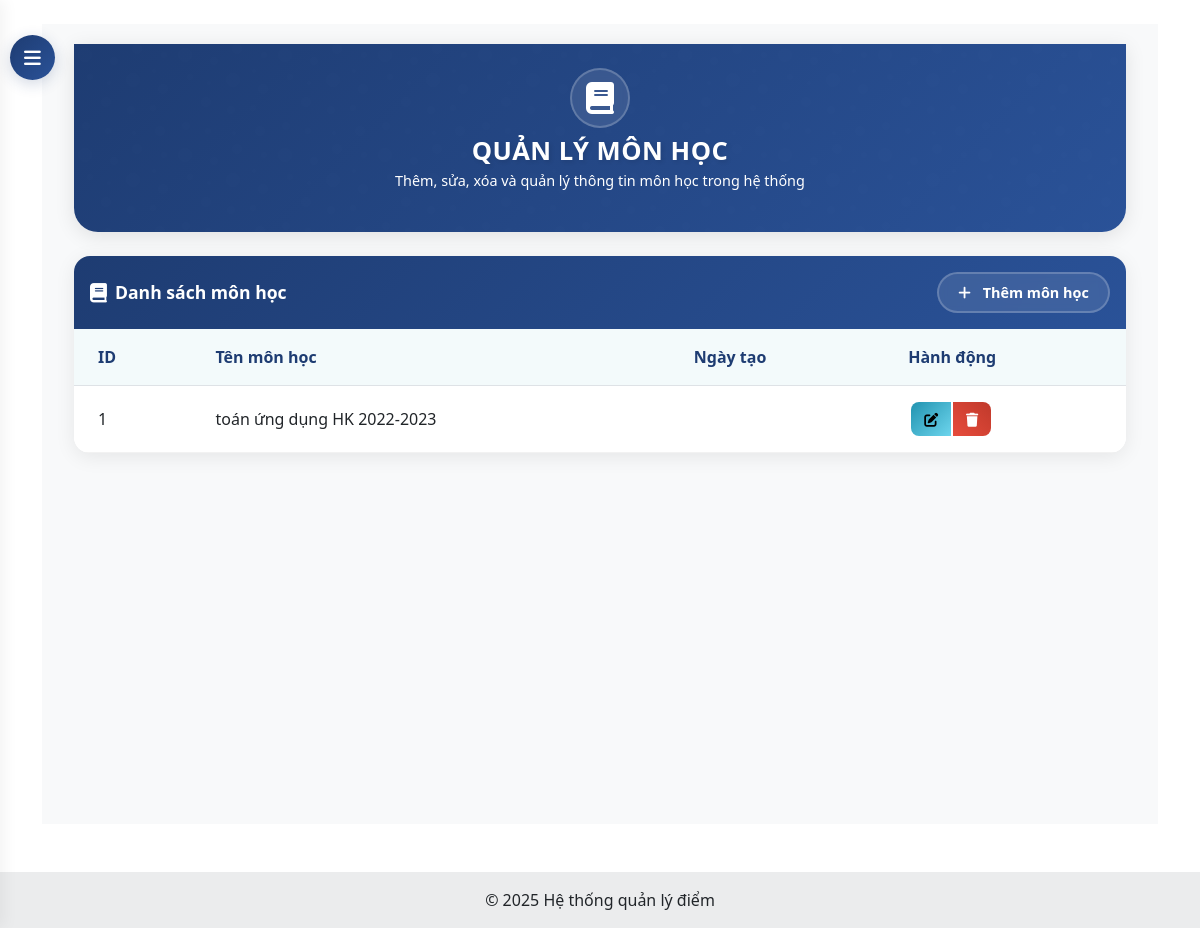
The app's page /dashboard/subjects/ (signed in), older data.
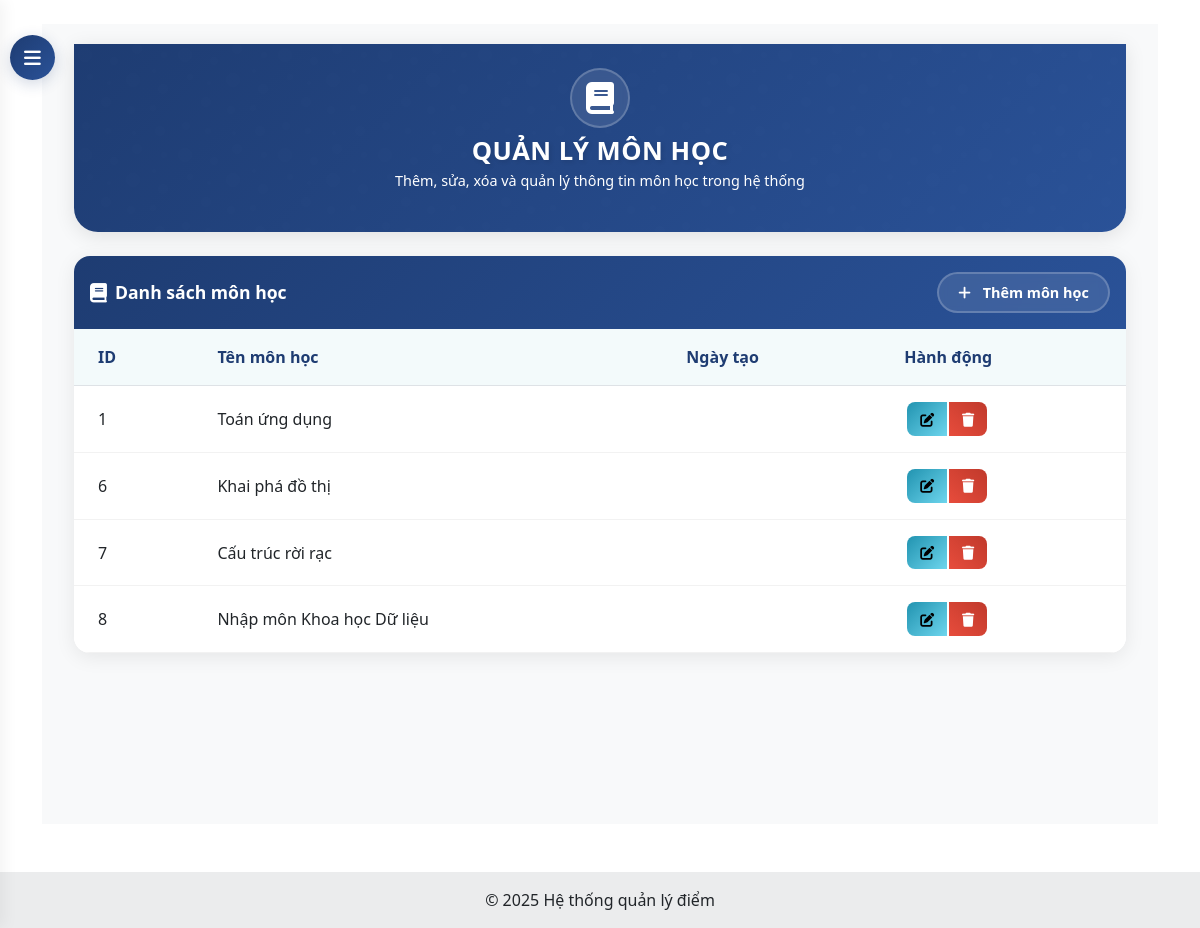
The same page, newer data.
### core/models.py (models this page shows, shortened)
class Subject(models.Model):
    name = models.CharField(max_length=100)

### core/views.py (the view)
# urls.py: path('dashboard/subjects/', views.subject_list, name='subject_list'),
@login_required
@user_passes_test(is_admin)
def subject_list(request):
    subjects = Subject.objects.all()
    return render(request, 'core/admin/subject_list.html', {'subjects': subjects})

### core/views.py (called while the page is built)
def is_admin(user):
    return user.is_superuser

### templates/core/admin/subject_list.html (shortened to what this page needs)
{% extends 'base.html' %}
{% block content %}
<button id="sidebarCollapse">
    <i class="fas fa-bars"></i>
</button>
<div id="content">
    <div class="container-fluid">
        <div class="hero-section">
            <div class="container">
                <div class="row justify-content-center text-center">
                    <div class="col-md-8">
                        <div class="hero-icon">
                            <i class="fas fa-book"></i>
                        </div>
                        <h1 class="hero-title">QUẢN LÝ MÔN HỌC</h1>
                        <p class="hero-subtitle">Thêm, sửa, xóa và quản lý thông tin môn học trong hệ thống</p>
                    </div>
                </div>
            </div>
        </div>
        <div class="subject-card">
            <div class="card-header d-flex justify-content-between align-items-center">
                <h4 class="mb-0">
                    <i class="fas fa-book"></i>
                    Danh sách môn học
                </h4>
                <div>
                    <a href="{% url 'subject_create' %}" class="btn btn-add">
                        <i class="fas fa-plus"></i>
                        Thêm môn học
                    </a>
                </div>
            </div>
            <div class="card-body">
                {% if subjects %}
                <div class="table-responsive">
                    <table class="table">
                        <thead>
                            <tr>
                                <th>ID</th>
                                <th>Tên môn học</th>
                                <th>Ngày tạo</th>
                                <th>Hành động</th>
                            </tr>
                        </thead>
                        <tbody>
                            {% for subject in subjects %}
                            <tr>
                                <td>{{ subject.id }}</td>
                                <td>{{ subject.name }}</td>
                                <td>{{ subject.created_at|date:"d/m/Y" }}</td>
                                <td>
                                    <div class="btn-group">
                                        <a href="{% url 'subject_edit' subject.id %}" class="btn btn-info btn-sm">
                                            <i class="fas fa-edit"></i>
                                        </a>
                                        <button class="btn btn-danger btn-sm" onclick="openModal('{{ subject.id }}', '{{ subject.name }}')">
                                            <i class="fas fa-trash"></i>
                                        </button>
                                    </div>
                                </td>
                            </tr>
                            {% endfor %}
                        </tbody>
                    </table>
                </div>
                {% else %}
                <div class="alert alert-info">
                    <i class="fas fa-info-circle me-2"></i> Chưa có môn học nào trong hệ thống.
                </div>
                {% endif %}
            </div>
        </div>
    </div>
</div>
{% endblock %}

### templates/base.html (shortened to what this page needs)
<!DOCTYPE html>
<html lang="vi">
<head>
    <link href="https://cdn.jsdelivr.net/npm/bootstrap@5.3.0-alpha1/dist/css/bootstrap.min.css" rel="stylesheet">
    <link rel="stylesheet" href="https://cdnjs.cloudflare.com/ajax/libs/font-awesome/6.0.0/css/all.min.css">
</head>
<body>
    <main class="container mt-4">
        {% block content %}{% endblock %}
    </main>
    <footer class="bg-light text-center text-lg-start mt-5">
        <div class="text-center p-3" style="background-color: rgba(0, 0, 0, 0.05);">
            &copy; {% now "Y" %} Hệ thống quản lý điểm
        </div>
    </footer>
</body>
</html>

### templates/core/admin/subject_list.html (style rules this page uses)
main { padding-top: 0 !important; }
:root { --primary-gradient: linear-gradient(135deg, #1e3c72 0%, #2a5298 100%); --secondary-gradient: linear-gradient(135deg, #2193b0 0%, #6dd5ed 100%); --accent-gradient: linear-gradient(45deg, #ff6b6b, #ff8e8e); --success-gradient: linear-gradient(45deg, #2ecc71, #27ae60); --primary-color: #1e3c72; --text-light: rgba(255, 255, 255, 0.8); }
#sidebarCollapse { position: fixed; top: 35px; left: 10px; z-index: 999; border: none; background: var(--primary-gradient); color: white; padding: 12px 15px; border-radius: 50%; cursor: pointer; transition: all 0.3s; box-shadow: 0 4px 15px rgba(30, 60, 114, 0.2); width: 45px; height: 45px; display: flex; align-items: center; justify-content: center; }
#sidebarCollapse i { font-size: 1.2rem; transition: transform 0.3s ease; }
#content { transition: all 0.3s cubic-bezier(0.4, 0, 0.2, 1); margin-left: 0; padding: 20px; background: #f8f9fa; min-height: 100vh; }
.hero-section { background: var(--primary-gradient); color: white; padding: 1.5rem 0; margin-bottom: 1.5rem; border-radius: 0 0 1.5rem 1.5rem; box-shadow: 0 4px 20px rgba(0,0,0,0.1); position: relative; overflow: hidden; }
.hero-section::before { content: ''; position: absolute; top: 0; left: 0; right: 0; bottom: 0; opacity: 0.1; animation: slide 20s linear infinite; }
.hero-icon { font-size: 2rem; margin-bottom: 0.5rem; animation: float 3s ease-in-out infinite; background: rgba(255, 255, 255, 0.1); width: 60px; height: 60px; display: flex; align-items: center; justify-content: center; border-radius: 50%; margin: 0 auto 0.5rem; backdrop-filter: blur(5px); border: 2px solid rgba(255, 255, 255, 0.2); }
.hero-title { font-size: 1.6rem; font-weight: 700; margin-bottom: 0.2rem; text-shadow: 2px 2px 4px rgba(0,0,0,0.1); animation: fadeInUp 1s ease-out; letter-spacing: 0.5px; }
.hero-subtitle { font-size: 0.9rem; opacity: 0; animation: fadeInUp 1s ease-out forwards; animation-delay: 0.3s; font-weight: 300; }
.subject-card { background: white; border-radius: 1rem; box-shadow: 0 4px 20px rgba(0,0,0,0.08); overflow: hidden; transition: all 0.4s cubic-bezier(0.4, 0, 0.2, 1); animation: fadeInUp 1s ease-out forwards; }
.card-header { background: var(--primary-gradient) !important; border: none; padding: 1rem; }
.card-header h4 { color: white; font-weight: 600; display: flex; align-items: center; font-size: 1.1rem; margin: 0; }
.card-header h4 i { margin-right: 0.5rem; font-size: 1.1em; }
.btn-add { background: rgba(255, 255, 255, 0.1); border: 2px solid rgba(255, 255, 255, 0.2); color: white; border-radius: 2rem; padding: 0.5rem 1.2rem; font-weight: 600; transition: all 0.4s ease; backdrop-filter: blur(5px); font-size: 0.9rem; }
.btn-add i { margin-right: 0.5rem; }
.table { margin: 0; }
.table th { border-top: none; color: #1e3c72; font-weight: 600; padding: 1rem 1.5rem; background: rgba(33, 147, 176, 0.05); }
.table td { padding: 1rem 1.5rem; vertical-align: middle; border-color: rgba(0,0,0,0.05); }
.btn-group .btn { padding: 0.4rem 0.8rem; border-radius: 0.5rem; margin: 0 0.2rem; transition: all 0.3s ease; }
.btn-info { background: var(--secondary-gradient); border: none; }
.btn-danger { background: linear-gradient(45deg, #e74c3c, #c0392b); border: none; }

Row changes from the older to the newer data that the page shows:
changed Subject id 1: name "toán ứng dụng HK 2022-2023" → "Toán ứng dụng"
added Subject: id "6", name "Khai phá đồ thị"
added Subject: id "7", name "Cấu trúc rời rạc"
added Subject: id "8", name "Nhập môn Khoa học Dữ liệu"
